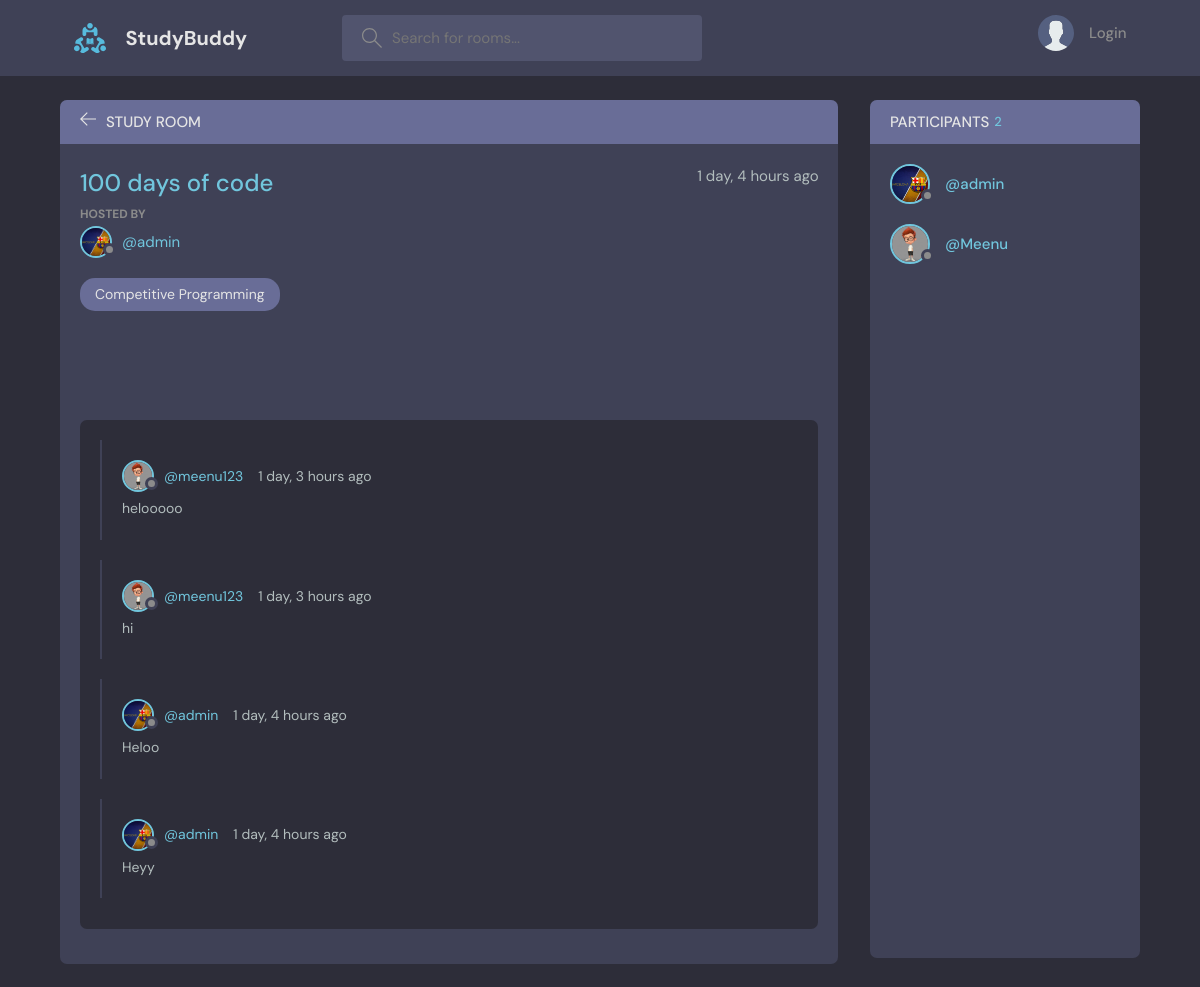
The page /room/4/ on the database its author committed.
### base/models.py (models this page shows, shortened)
class Room(models.Model):
    host = models.ForeignKey(User, on_delete=models.SET_NULL, null=True)
    topic = models.ForeignKey(Topic, on_delete=models.SET_NULL, null=True)
    name = models.CharField(max_length=200)
    description = models.TextField(null=True, blank=True)
    participants = models.ManyToManyField(User, related_name='participants')
    updated = models.DateTimeField(auto_now=True)
    created = models.DateTimeField(auto_now_add=True)
    class Meta:
        ordering = ['-created', 'updated']

class User(AbstractUser):
    name = models.CharField(max_length=255)
    email = models.EmailField(unique=True)
    bio = models.TextField()
    avatar = models.ImageField(null=True, default='avatar.svg')
    USERNAME_FIELD = 'email'
    REQUIRED_FIELDS = []

class Topic(models.Model):
    name = models.CharField(max_length=200)
    def __str__(self):
        return self.name

class Message(models.Model):
    user = models.ForeignKey(User, on_delete=models.CASCADE)
    room = models.ForeignKey(Room, on_delete=models.CASCADE)
    body = models.TextField()
    updated = models.DateTimeField(auto_now=True)
    created = models.DateTimeField(auto_now_add=True)
    class Meta:
        ordering = ['-created', 'updated']

### base/views.py (the view, shortened to what this page needs)
# urls.py: path('room/<str:pk>/', views.room, name='room'),
def room(request, pk):
    room = Room.objects.get(id=pk)
    room_messages = room.message_set.all()
    participants = room.participants.all()
    participants_count = participants.count()
    return render(request, 'base/room.html', {'room': room, 'room_messages': room_messages, 'participants': participants, 'participants_count': participants_count})

### base/templates/base/room.html (shortened to what this page needs)
{% extends 'main.html'%}
{% block content %}
  <body>
    <main class="profile-page layout layout--2">
      <div class="container">
        <div class="room">
          <div class="room__top">
            <div class="room__topLeft">
              <a href="{% url 'home' %}">
                <svg version="1.1" xmlns="http://www.w3.org/2000/svg" width="32" height="32" viewBox="0 0 32 32">
                  <title>arrow-left</title>
                  <path
                    d="M13.723 2.286l-13.723 13.714 13.719 13.714 1.616-1.611-10.96-10.96h27.625v-2.286h-27.625l10.965-10.965-1.616-1.607z"
                  ></path>
                </svg>
              </a>
              <h3>Study Room</h3>
            </div>
          </div>
          <div class="room__box scroll">
            <div class="room__header scroll">
              <div class="room__info">
                <h3>{{room.name}}</h3>
                <span>{{room.created|timesince}} ago</span>
              </div>
              <div class="room__hosted">
                <p>Hosted By</p>
                <a href="{% url 'user-profile' room.host.id %}" class="room__author">
                  <div class="avatar avatar--small">
                    <img src="{{room.host.avatar.url}}" />
                  </div>
                  <span>@{{room.host.username}}</span>
                </a>
              </div>
              <span class="room__topics">{{room.topic}}</span>
            </div>
            <div class="room__conversation">
              <div class="threads scroll">
                {% for message in room_messages %}
                <div class="thread">
                  <div class="thread__top">
                    <div class="thread__author">
                      <a href="{% url 'user-profile' message.user.id %}" class="thread__authorInfo">
                        <div class="avatar avatar--small">
                          <img src="{{message.user.avatar.url}}" />
                        </div>
                        <span>@{{message.user.username}}</span>
                      </a>
                      <span class="thread__date">{{message.created|timesince}} ago</span>
                    </div>
                  </div>
                  <div class="thread__details">
                    {{message.body}}
                  </div>
                </div>
                {% endfor %}
              </div>
            </div>
          </div>
          <div class="room__message">
          </div>
        </div>
        <div class="participants">
          <h3 class="participants__top">Participants<span>{{participants_count}}</span></h3>
          <div class="participants__list scroll">
            {% for participant in participants %}
            <a href="{% url 'user-profile' participant.id%}" class="participant">
              <div class="avatar avatar--medium">
                <img src="{{participant.avatar.url}}" />
              </div>
              <p>
                <span>@{{participant.name}}</span>
              </p>
            </a>
            {% endfor %}
          </div>
        </div>
      </div>
    </main>
  </body>
  {% endblock %}

### rows shown on the page
Room: name "100 days of code", created "1 day, 4 hours", host.avatar (picture), host.username "admin", topic "Competitive Programming"
Message: user.avatar (picture), user.username "meenu123", created "1 day, 3 hours", body "helooooo"
Message: user.avatar (picture), user.username "meenu123", created "1 day, 3 hours", body "hi"
Message: user.avatar (picture), user.username "admin", created "1 day, 4 hours", body "Heloo"
Message: user.avatar (picture), user.username "admin", created "1 day, 4 hours", body "Heyy"
User: avatar (picture), name "admin"
User: avatar (picture), name "Meenu"

### other values the page prints
{{ participants_count }} "2"
